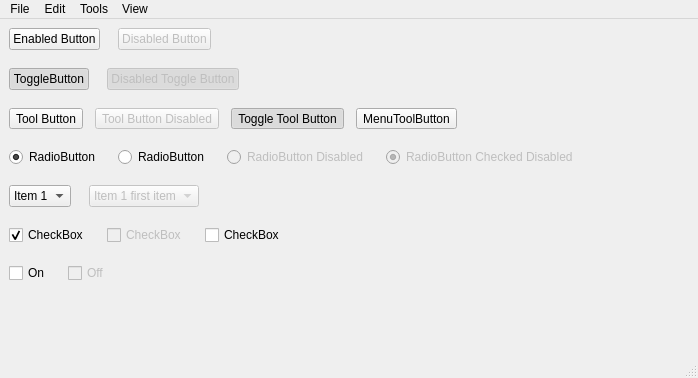
<?xml version="1.0" encoding="UTF-8"?>
<ui version="4.0">
 <class>MainWindow</class>
 <widget class="QMainWindow" name="MainWindow">
  <property name="geometry">
   <rect>
    <x>0</x>
    <y>0</y>
    <width>698</width>
    <height>378</height>
   </rect>
  </property>
  <property name="windowTitle">
   <string>MainWindow</string>
  </property>
  <widget class="QWidget" name="centralwidget">
   <layout class="QVBoxLayout" name="verticalLayout">
    <property name="spacing">
     <number>18</number>
    </property>
    <item>
     <layout class="QHBoxLayout" name="horizontalLayout">
      <item>
       <widget class="QPushButton" name="pushButton">
        <property name="text">
         <string>Enabled Button</string>
        </property>
       </widget>
      </item>
      <item>
       <widget class="QPushButton" name="pushButton_2">
        <property name="enabled">
         <bool>false</bool>
        </property>
        <property name="text">
         <string>Disabled Button</string>
        </property>
       </widget>
      </item>
      <item>
       <spacer name="horizontalSpacer">
        <property name="orientation">
         <enum>Qt::Horizontal</enum>
        </property>
        <property name="sizeHint" stdset="0">
         <size>
          <width>40</width>
          <height>20</height>
         </size>
        </property>
       </spacer>
      </item>
     </layout>
    </item>
    <item>
     <layout class="QHBoxLayout" name="horizontalLayout_5">
      <item>
       <widget class="QPushButton" name="pushButton_3">
        <property name="text">
         <string>ToggleButton</string>
        </property>
        <property name="checkable">
         <bool>true</bool>
        </property>
        <property name="checked">
         <bool>true</bool>
        </property>
       </widget>
      </item>
      <item>
       <widget class="QPushButton" name="pushButton_4">
        <property name="enabled">
         <bool>false</bool>
        </property>
        <property name="text">
         <string>Disabled Toggle Button</string>
        </property>
        <property name="checkable">
         <bool>true</bool>
        </property>
        <property name="checked">
         <bool>true</bool>
        </property>
       </widget>
      </item>
      <item>
       <spacer name="horizontalSpacer_2">
        <property name="orientation">
         <enum>Qt::Horizontal</enum>
        </property>
        <property name="sizeHint" stdset="0">
         <size>
          <width>40</width>
          <height>20</height>
         </size>
        </property>
       </spacer>
      </item>
     </layout>
    </item>
    <item>
     <layout class="QHBoxLayout" name="horizontalLayout_6">
      <property name="spacing">
       <number>12</number>
      </property>
      <item>
       <widget class="QToolButton" name="toolButton">
        <property name="text">
         <string>Tool Button</string>
        </property>
       </widget>
      </item>
      <item>
       <widget class="QToolButton" name="toolButton_2">
        <property name="enabled">
         <bool>false</bool>
        </property>
        <property name="text">
         <string>Tool Button Disabled</string>
        </property>
       </widget>
      </item>
      <item>
       <widget class="QToolButton" name="toolButton_3">
        <property name="text">
         <string>Toggle Tool Button</string>
        </property>
        <property name="checkable">
         <bool>true</bool>
        </property>
        <property name="checked">
         <bool>true</bool>
        </property>
       </widget>
      </item>
      <item>
       <widget class="QToolButton" name="menuToolButton">
        <property name="text">
         <string>MenuToolButton</string>
        </property>
        <property name="popupMode">
         <enum>QToolButton::InstantPopup</enum>
        </property>
        <property name="arrowType">
         <enum>Qt::NoArrow</enum>
        </property>
       </widget>
      </item>
      <item>
       <spacer name="horizontalSpacer_3">
        <property name="orientation">
         <enum>Qt::Horizontal</enum>
        </property>
        <property name="sizeHint" stdset="0">
         <size>
          <width>40</width>
          <height>20</height>
         </size>
        </property>
       </spacer>
      </item>
     </layout>
    </item>
    <item>
     <layout class="QHBoxLayout" name="horizontalLayout_2">
      <item>
       <widget class="QRadioButton" name="radioButton">
        <property name="text">
         <string>RadioButton</string>
        </property>
        <property name="checked">
         <bool>true</bool>
        </property>
        <property name="autoExclusive">
         <bool>false</bool>
        </property>
       </widget>
      </item>
      <item>
       <widget class="QRadioButton" name="radioButton_4">
        <property name="text">
         <string>RadioButton</string>
        </property>
       </widget>
      </item>
      <item>
       <widget class="QRadioButton" name="radioButton_2">
        <property name="enabled">
         <bool>false</bool>
        </property>
        <property name="text">
         <string>RadioButton Disabled</string>
        </property>
       </widget>
      </item>
      <item>
       <widget class="QRadioButton" name="radioButton_3">
        <property name="enabled">
         <bool>false</bool>
        </property>
        <property name="text">
         <string>RadioButton Checked Disabled</string>
        </property>
        <property name="checked">
         <bool>true</bool>
        </property>
       </widget>
      </item>
      <item>
       <spacer name="horizontalSpacer_4">
        <property name="orientation">
         <enum>Qt::Horizontal</enum>
        </property>
        <property name="sizeHint" stdset="0">
         <size>
          <width>40</width>
          <height>20</height>
         </size>
        </property>
       </spacer>
      </item>
     </layout>
    </item>
    <item>
     <layout class="QHBoxLayout" name="horizontalLayout_3">
      <item>
       <widget class="QComboBox" name="comboBox">
        <item>
         <property name="text">
          <string>Item 1</string>
         </property>
        </item>
        <item>
         <property name="text">
          <string>Item 2</string>
         </property>
        </item>
        <item>
         <property name="text">
          <string>Item 3</string>
         </property>
        </item>
       </widget>
      </item>
      <item>
       <widget class="QComboBox" name="comboBox_2">
        <property name="enabled">
         <bool>false</bool>
        </property>
        <item>
         <property name="text">
          <string>Item 1 first item</string>
         </property>
        </item>
        <item>
         <property name="text">
          <string>Item 2</string>
         </property>
        </item>
        <item>
         <property name="text">
          <string>Item 3</string>
         </property>
        </item>
       </widget>
      </item>
      <item>
       <spacer name="horizontalSpacer_7">
        <property name="orientation">
         <enum>Qt::Horizontal</enum>
        </property>
        <property name="sizeHint" stdset="0">
         <size>
          <width>40</width>
          <height>20</height>
         </size>
        </property>
       </spacer>
      </item>
     </layout>
    </item>
    <item>
     <layout class="QHBoxLayout" name="horizontalLayout_4">
      <item>
       <widget class="QCheckBox" name="checkBox">
        <property name="text">
         <string>CheckBox</string>
        </property>
        <property name="checked">
         <bool>true</bool>
        </property>
       </widget>
      </item>
      <item>
       <widget class="QCheckBox" name="checkBox_2">
        <property name="enabled">
         <bool>false</bool>
        </property>
        <property name="text">
         <string>CheckBox</string>
        </property>
       </widget>
      </item>
      <item>
       <widget class="QCheckBox" name="checkBox_3">
        <property name="text">
         <string>CheckBox</string>
        </property>
        <property name="tristate">
         <bool>true</bool>
        </property>
       </widget>
      </item>
      <item>
       <spacer name="horizontalSpacer_6">
        <property name="orientation">
         <enum>Qt::Horizontal</enum>
        </property>
        <property name="sizeHint" stdset="0">
         <size>
          <width>40</width>
          <height>20</height>
         </size>
        </property>
       </spacer>
      </item>
     </layout>
    </item>
    <item>
     <layout class="QHBoxLayout" name="horizontalLayout_7">
      <item>
       <widget class="CToggleSwitch" name="checkBox_4">
        <property name="sizePolicy">
         <sizepolicy hsizetype="Preferred" vsizetype="Fixed">
          <horstretch>0</horstretch>
          <verstretch>0</verstretch>
         </sizepolicy>
        </property>
        <property name="text">
         <string>On</string>
        </property>
        <property name="checked">
         <bool>false</bool>
        </property>
       </widget>
      </item>
      <item>
       <widget class="CToggleSwitch" name="checkBox_5">
        <property name="enabled">
         <bool>false</bool>
        </property>
        <property name="sizePolicy">
         <sizepolicy hsizetype="Preferred" vsizetype="Fixed">
          <horstretch>0</horstretch>
          <verstretch>0</verstretch>
         </sizepolicy>
        </property>
        <property name="text">
         <string>Off</string>
        </property>
        <property name="checked">
         <bool>false</bool>
        </property>
       </widget>
      </item>
      <item>
       <spacer name="horizontalSpacer_5">
        <property name="orientation">
         <enum>Qt::Horizontal</enum>
        </property>
        <property name="sizeType">
         <enum>QSizePolicy::Expanding</enum>
        </property>
        <property name="sizeHint" stdset="0">
         <size>
          <width>40</width>
          <height>0</height>
         </size>
        </property>
       </spacer>
      </item>
     </layout>
    </item>
    <item>
     <spacer name="verticalSpacer">
      <property name="orientation">
       <enum>Qt::Vertical</enum>
      </property>
      <property name="sizeHint" stdset="0">
       <size>
        <width>20</width>
        <height>33</height>
       </size>
      </property>
     </spacer>
    </item>
   </layout>
  </widget>
  <widget class="QMenuBar" name="menubar">
   <property name="geometry">
    <rect>
     <x>0</x>
     <y>0</y>
     <width>698</width>
     <height>21</height>
    </rect>
   </property>
   <widget class="QMenu" name="menuFile">
    <property name="title">
     <string>File</string>
    </property>
   </widget>
   <widget class="QMenu" name="menuEdit">
    <property name="title">
     <string>Edit</string>
    </property>
   </widget>
   <widget class="QMenu" name="menuTools">
    <property name="title">
     <string>Tools</string>
    </property>
   </widget>
   <widget class="QMenu" name="menuView">
    <property name="title">
     <string>View</string>
    </property>
   </widget>
   <addaction name="menuFile"/>
   <addaction name="menuEdit"/>
   <addaction name="menuTools"/>
   <addaction name="menuView"/>
  </widget>
  <widget class="QStatusBar" name="statusbar"/>
 </widget>
 <customwidgets>
  <customwidget>
   <class>CToggleSwitch</class>
   <extends>QCheckBox</extends>
   <header location="global">ToggleSwitch.h</header>
  </customwidget>
 </customwidgets>
 <resources/>
 <connections/>
</ui>
